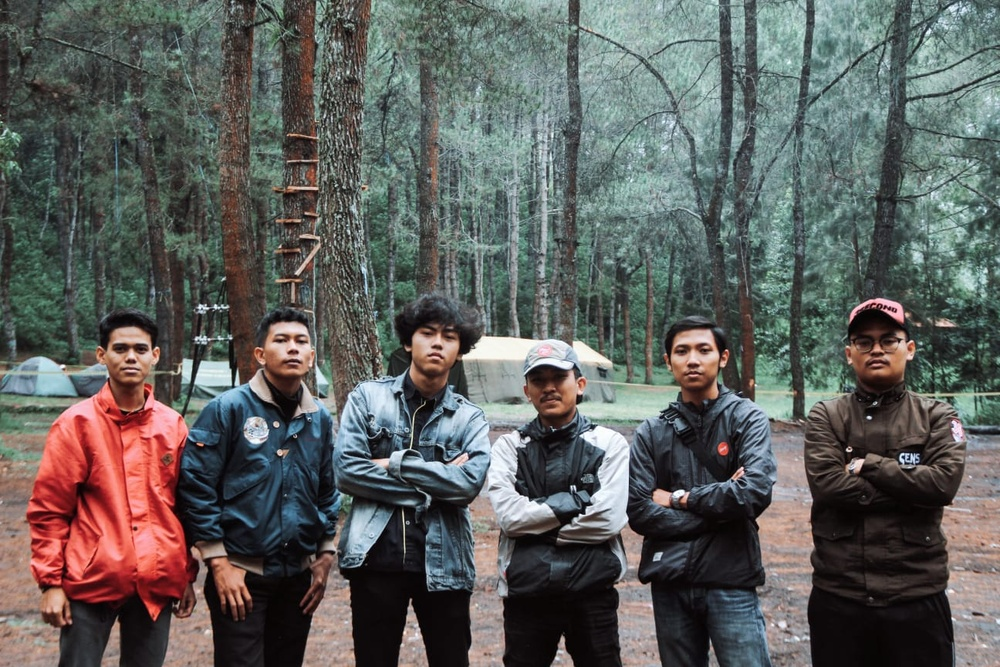
#> input picture 1207070070_Muhamad Nasir Nurrohim/gambar/kawankawan.jpeg, 1000 x 667 px, shrunk from 1296 x 864 before the run
$ jupyter execute 'flip gambar.ipynb'
#> lines starting #> are read from the running program, lines starting #| are printed output that depends on the picture
[cell 1]
import numpy as np #melakukan pemanggilan library numpy dengan penamaan alias np
import cv2 #pemanggilan library untuk membaca dan menulis berbagai gambar
import matplotlib.pyplot as plt #melakukan pemanggilan library untuk melakukan visualisasi dan menampilkan gambar atau hasil dengan penamaan alian plt

[cell 2]
img = cv2.imread("gambar/kawankawan.jpeg")
#> img is the input picture: shape (667, 1000, 3); mean B, G, R 93, 95.7, 94.3
#dilakukan pemanggilan gambar yang tersimpan dalam satu folder

[cell 3]
img_height = img.shape[0] #untuk mendapatkan ukuran tinggi dari gambar
#> img_height = 667
img_width = img.shape[1] #untuk mendapatkan ukuran lebar dari gambar
#> img_width = 1000
img_channel = img.shape[2] #untuk mendapatkan resolusi gambar
#> img_channel = 3
img_type = img.dtype #untuk mendapatkan type gambar yang di panggil

[cell 4]
img_flip_horizontal = np.zeros(img.shape, img_type) #berfungsi untuk memberikan bentuk dan tipe menjadi horizontal
img_flip_vertical = np.zeros(img.shape, img_type) #berfungsi untuk memberikan bentuk dan tipe gambar vertikal

[cell 5]
for y in range(0, img_height): #memberikan interval rang untuk height ketika dibalikkan secara horizontal
    for x in range (0, img_width): #memberikan interval range untuk width ketika dibalikkan secara horizontal
        for c in range (0, img_channel): #memberikan interval range untuk resolusi ketika dibalikkan secara horizontal
            img_flip_horizontal[y][x][c] = img[y][img_width -1-x ][c] #rumus yang digunakan untuk membalikkan secara horizomtal dengan ketetapan resolusi gambar dan type ukurannya sama
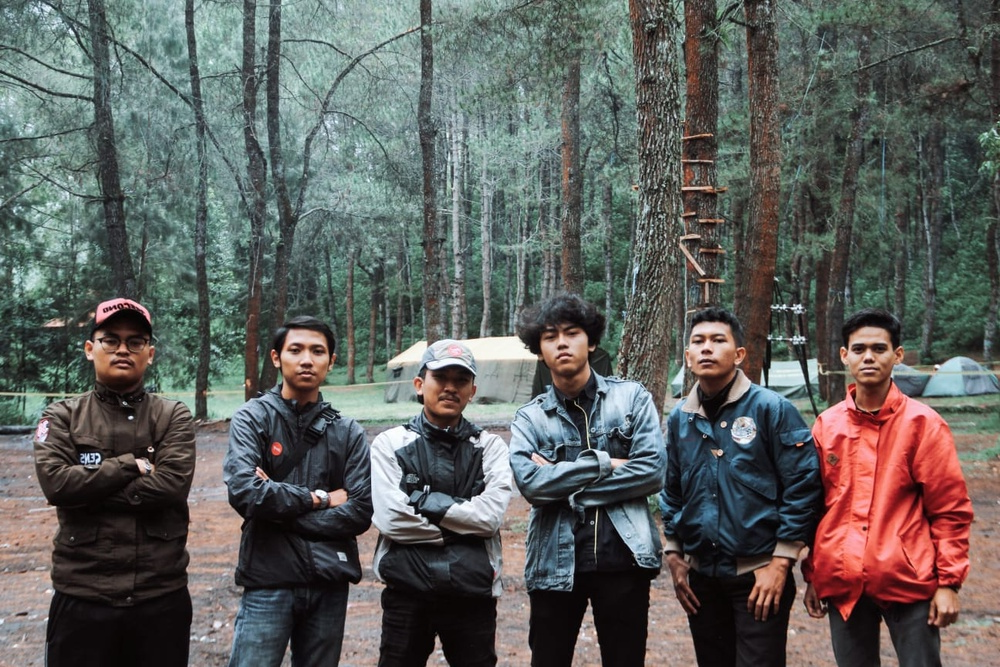
#> img_flip_horizontal: shape (667, 1000, 3); mean B, G, R 93, 95.7, 94.3

[cell 6]
for y in range(0, img_height): #memberikan interval rang untuk height ketika dibalikkan secara vertical
    for x in range(0, img_width):#memberikan interval range untuk width ketika dibalikkan secara vertical
        for c in range(0, img_channel): #memberikan interval range untuk resolusi ketika dibalikkan secara vertikal
            img_flip_vertical[y][x][c] = img[img_height-1-y][x][c]  #rumus yang digunakan untuk membalikkan secara vertikal dengan ketetapan resolusi gambar dan type ukurannya sama
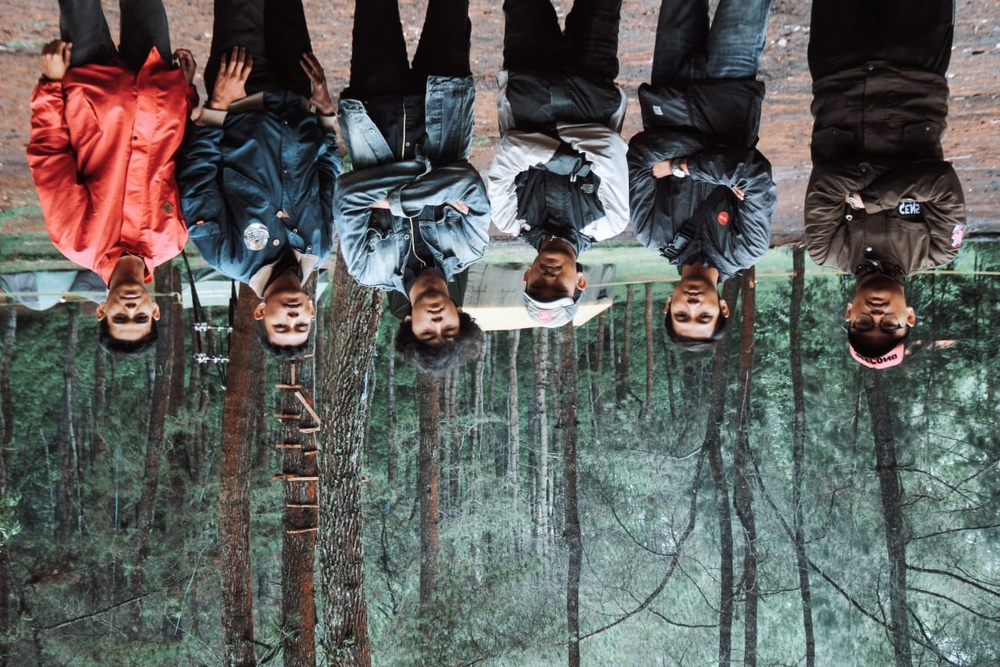
#> img_flip_vertical: shape (667, 1000, 3); mean B, G, R 93, 95.7, 94.3

$ run again, with 1207070070_Muhamad Nasir Nurrohim/gambar/kota.jpg copied over 1207070070_Muhamad Nasir Nurrohim/gambar/kawankawan.jpeg
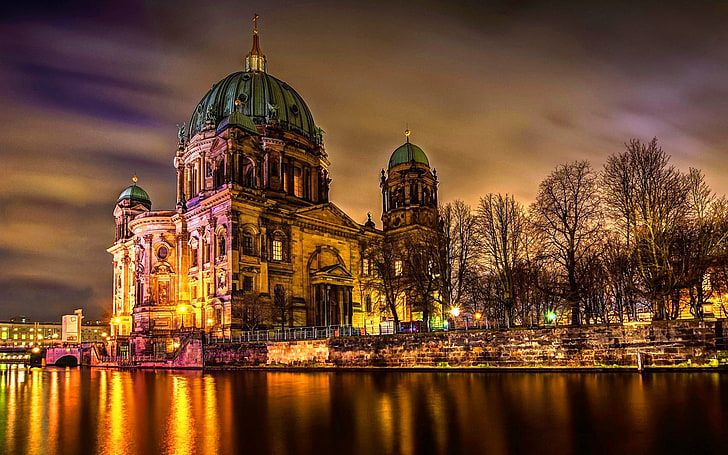
#> input picture 1207070070_Muhamad Nasir Nurrohim/gambar/kota.jpg, 728 x 455 px
#> img is the input picture: shape (455, 728, 3); mean B, G, R 45.7, 71.5, 109.3
#> after the loop `for y in range(0, img_height):`:
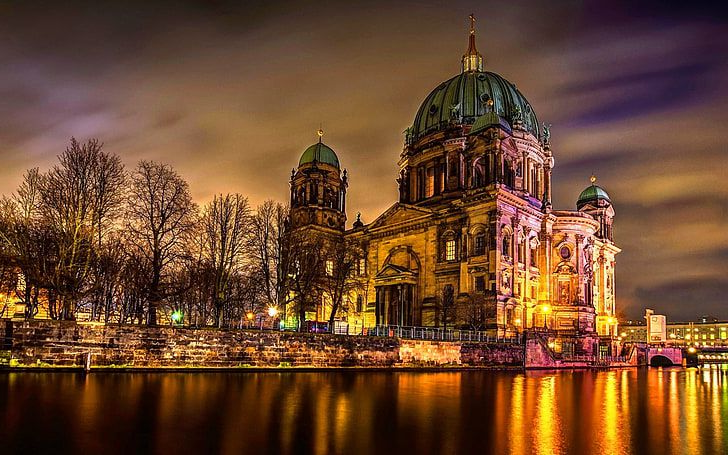
#> img_flip_horizontal: shape (455, 728, 3); mean B, G, R 45.7, 71.5, 109.3
#> after the loop `for y in range(0, img_height):`:
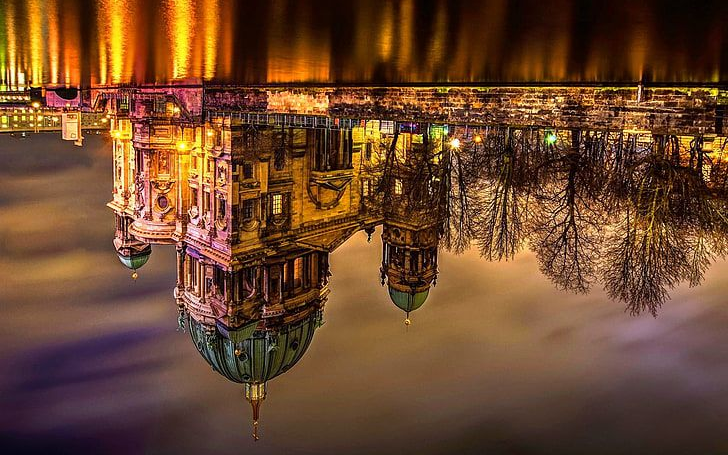
#> img_flip_vertical: shape (455, 728, 3); mean B, G, R 45.7, 71.5, 109.3
